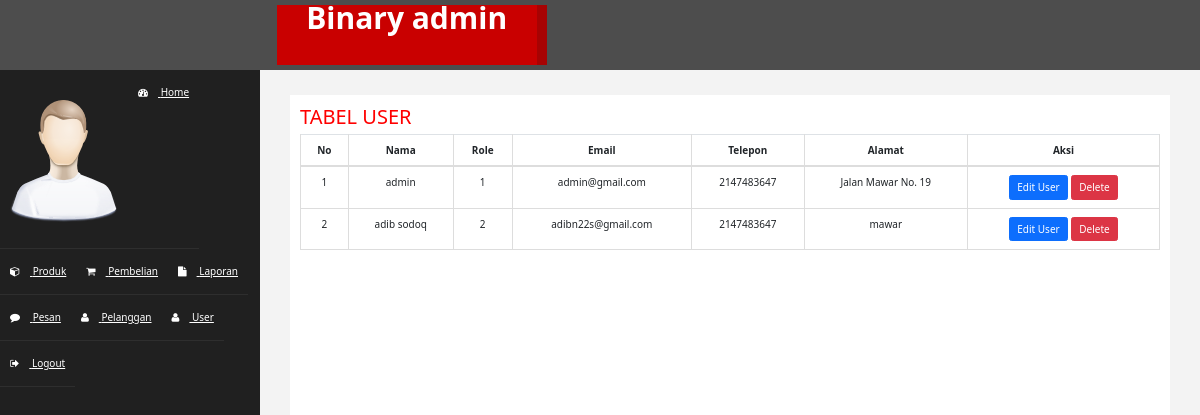
Page /Admin/index.php?halaman=user on the committed database.
### tables this page shows
CREATE TABLE `user2` (
  `id_user` int(11) NOT NULL,
  `nama` varchar(30) NOT NULL,
  `email` varchar(50) NOT NULL,
  `password` varchar(250) NOT NULL,
  `No_telp` int(13) NOT NULL,
  `Alamat` varchar(100) NOT NULL,
  `roleId` int(5) NOT NULL
);

### Admin/user.php (the view, shortened to what this page needs)
<?php
include 'koneksi.php';
?>
<!doctype html>
<html lang="en">
  <head>
    <link href="https://cdn.jsdelivr.net/npm/bootstrap@5.1.3/dist/css/bootstrap.min.css" rel="stylesheet">
    <h2>TABEL USER</h2>
    <table class="table table-bordered text-center">
        <thead>
            <tr>
                <th>No</th>
                <th>Nama</th>
                <th>Role</th>
                <th>Email</th>
                <th>Telepon</th>
                <th>Alamat</th>
                <th>Aksi</th>
            </tr>
        </thead>
        <tbody>
            <?php $nomor=1; ?>
            <?php $sql=mysqli_query($conn,"SELECT * FROM user2");?>
            <?php while($data=mysqli_fetch_assoc($sql)) {?>
            <tr>
                <td><?php echo $nomor; ?></td>
                <td><?php echo $data['nama']; ?></td>
                <td><?php echo $data['roleId']; ?></td>
                <td><?php echo $data['email']; ?></td>
                <td><?php echo $data['No_telp']; ?></td>
                <td><?php echo $data['Alamat']; ?></td>
                <td>
                    <a href="index.php?halaman=edituser&id=<?php echo $data['id_user'];?>" class="btn btn-primary">Edit User</a>
                    <a href="index.php?halaman=hapususer&id=<?php echo $data['id_user'];?>" class="btn btn-danger">Delete</a>
                </td>
            </tr>
            <?php $nomor++; ?>
            <?php } ?>
        </tbody>
    </table>
  </body>
</html>

### Admin/assets/css/custom.css (style rules this page uses)
body { font-family: 'Open Sans', sans-serif; }
.text-center { text-align:center; }
h2 { color: #f00; }

### rows in the picture
user2: nama "admin", roleId "1", email "admin@gmail.com", No_telp "2147483647", Alamat "Jalan Mawar No. 19"
user2: nama "adib sodoq", roleId "2", email "adibn22s@gmail.com", No_telp "2147483647", Alamat "mawar"
